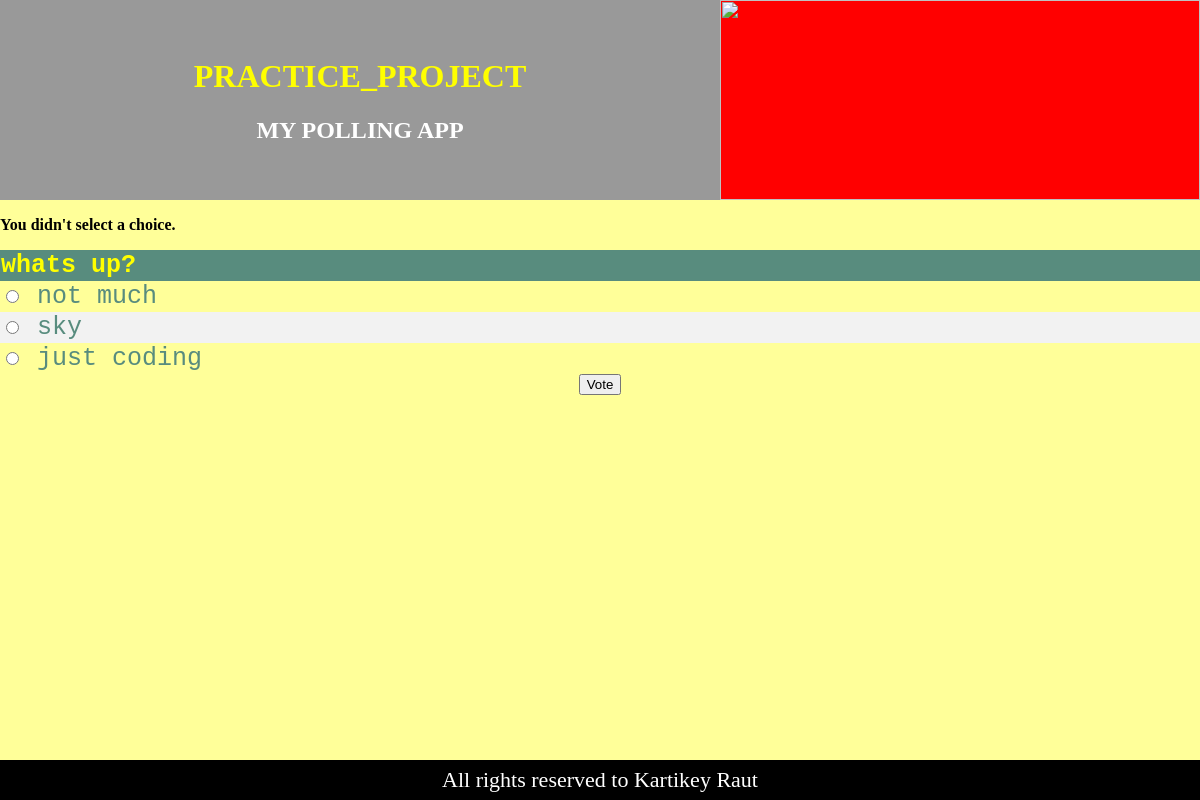
The page /polls/1/vote/ on the database its author committed.
### polls/models.py (models this page shows, shortened)
class Question(models.Model):
    question_text = models.CharField(max_length=200)
    pub_date = models.DateTimeField('date published')#'date published' is an optional first argument to deginate a human redable name

class Choice(models.Model):
    question = models.ForeignKey(Question, on_delete=models.CASCADE)
    choice_text = models.CharField(max_length=200)
    votes = models.IntegerField(default=0)

### polls/views.py (the view)
# urls.py: path('<int:question_id>/vote/', views.vote, name='vote'),
def vote(request, question_id):
    question = get_object_or_404(Question, pk=question_id)
    try:
        selected_choice = question.choice_set.get(pk=request.POST['choice'])
    except (KeyError, Choice.DoesNotExist):
        return render(request, 'polls/detail.html', {
            'question': question,
            'error_message': "You didn't select a choice.",
        })
    else:
        selected_choice.votes += 1
        selected_choice.save()
        return HttpResponseRedirect(reverse('polls:results', args=(question.id,)))

### polls/templates/polls/detail.html (shortened to what this page needs)
<html>
<head>
</head>
<body>
    <div id="main">
        <div id="header">
            <div id="title">
                <h1><br>PRACTICE_PROJECT</h1>
                <h2>MY POLLING APP</h2>
            </div>
            <div id="rightLogo">
                <img src="https://i.ytimg.com/vi/IHedPOvb9uE/maxresdefault.jpg"  />
            </div>
        </div>
        <form action="{% url 'polls:vote' question.id %}" method="post">
        <table>
            <tr>
                <th>{{ question.question_text }}</th>
            </tr>
            {% if error_message %}
                <p><strong>{{ error_message }}</strong></p>
            {% endif %}
                    {% for choice in question.choice_set.all %}
                        <tr>
                            <td>
                                <input type="radio" name="choice" id="choice{{ forloop.counter }}" value="{{ choice.id }}">
                                <label for="choice{{ forloop.counter }}">{{ choice.choice_text }}</label><br>
                            </td>
                        </tr>
                    {% endfor %}
        </table>
        <input type="submit" value="Vote">
        </form>
        <div id="footer">
            All rights reserved to Kartikey Raut
        </div>
    </div>
</body>
</html>

### polls/templates/polls/detail.html (style rules this page uses)
body { margin:0px; padding:0px; }
#main { width:100%; height:100%; background-color:#FF9; margin-left:auto; margin-right:auto; }
#header { height:200px; background-color:#F90; }
#leftLogo img,#rightLogo img { width:100%; height:100%; }
#title { width:60%; height:200px; background-color:#999; float:left; }
#title h1 { color:Yellow; text-align:center; }
#title h2 { text-align:center; color:white; }
#rightLogo { width:40%; height:200px; background-color:#F00; float:left; }
table { border-collapse: collapse; width: 100%; color: #588c7e; font-family: monospace; font-size: 25px; text-align: left; }
th { background-color: #588c7e; color: yellow; }
tr:nth-child(even) { background-color: #f2f2f2; }
input[type=submit] { display: block; margin:0 auto; }
#footer { position: fixed; height:40px; width:100%; background-color:black; color:white; text-align:center; font-size:22px; line-height:40px; bottom:0px; }

### rows shown on the page
Question: question_text "whats up?"
Choice: choice_text "not much"
Choice: choice_text "sky"
Choice: choice_text "just coding"

### other values the page prints
{{ error_message }} "You didn't select a choice."
